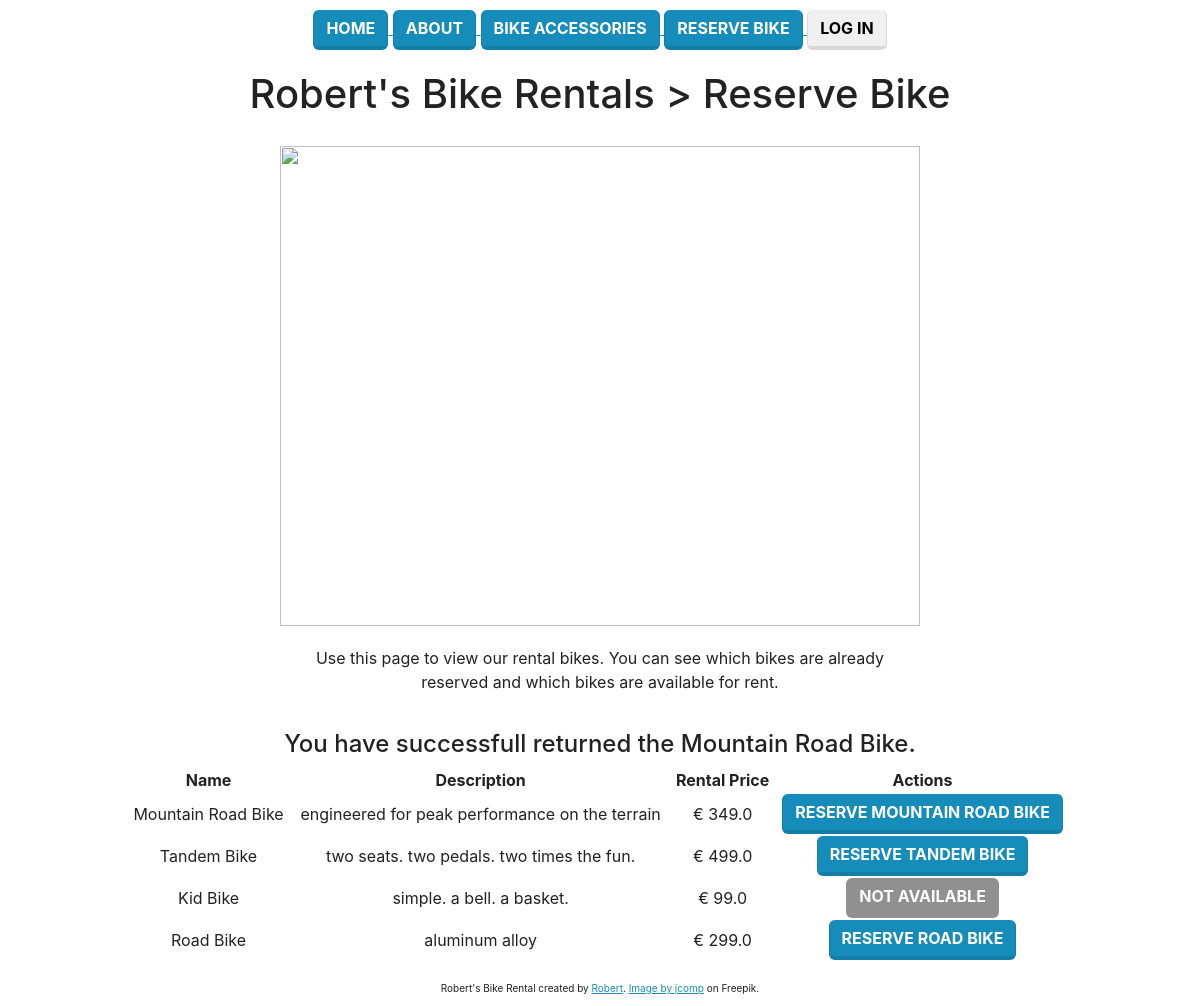
The app's page /bike/return/1/3, older data.
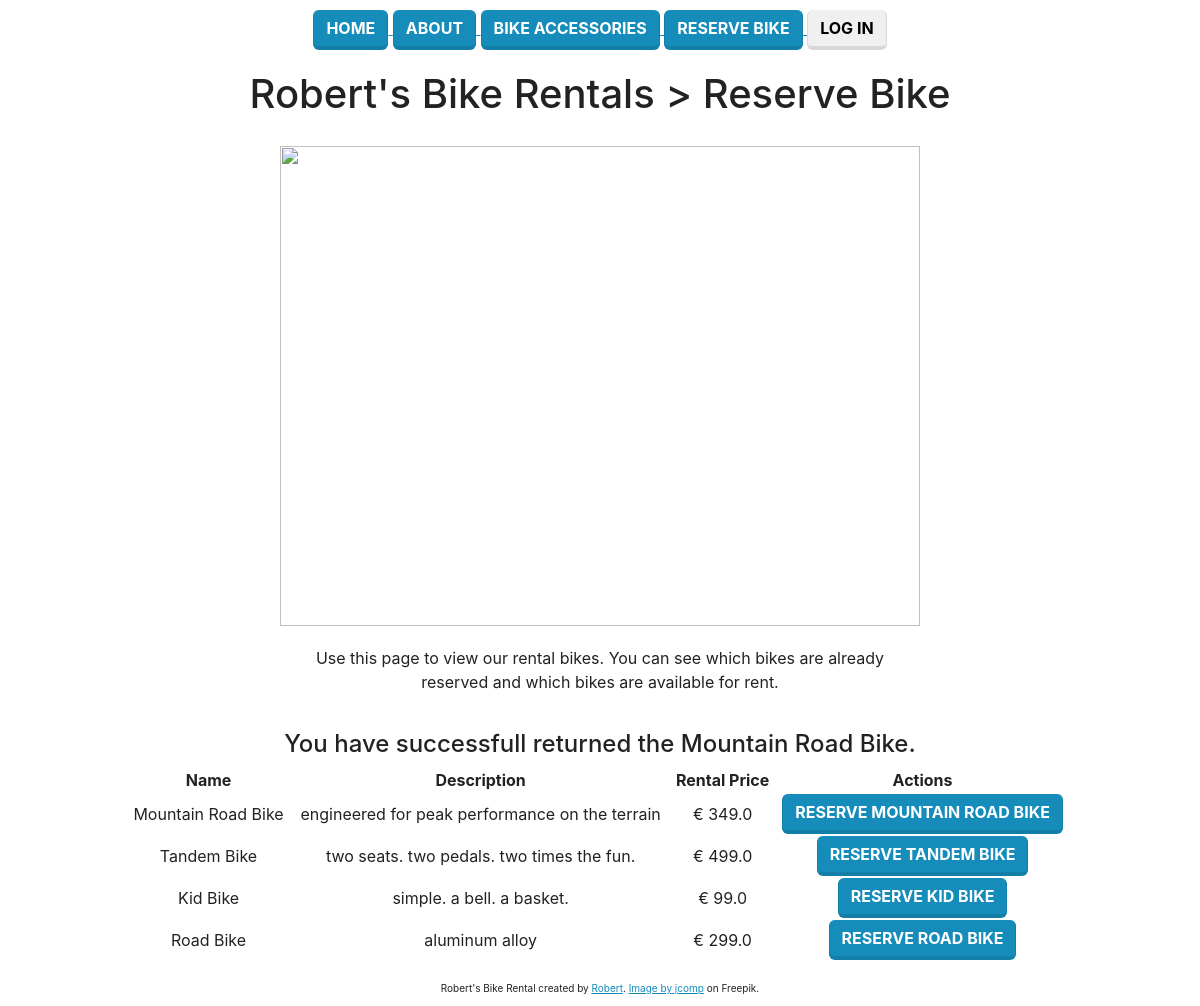
The same page, newer data.
### bike/models.py (models this page shows, shortened)
class Bike(models.Model):
    name = models.CharField("name", max_length=240)
    description = models.CharField("description", max_length=240)
    rental_price = models.FloatField("rental_price", default=999.99)
    rented_user_id =  models.IntegerField("rented_user_id")
    rental_period = models.IntegerField("rental_period", default=1)  # Default 1 day

### bike/views.py (the view)
# urls.py: path("return/<int:pk>/<int:user_pk>", views.returnBike, name="return-bike"),
def returnBike(request, pk, user_pk):
    t = Bike.objects.get(id=pk)
    t.rented_user_id = 0  # change field
    t.save()  # this will update only
    latest_question_list = Bike.objects.all()
    context = {
       "latest_question_list": latest_question_list,
       "status_message": ("You have successfull returned the %s." % t.name),
    }
    if request.user.is_superuser:
        template = loader.get_template("manage.html")
    else:
        template = loader.get_template("reserve.html")
    return HttpResponse(template.render(context, request))

### templates/reserve.html (shortened to what this page needs)
{% load static %}
<!DOCTYPE html>
<html lang="en">
<head>
    <link rel="stylesheet" href="{% static 'css/custom.css' %}">
</head>
<body>
    {% include 'navbar.html' %}
    <h1>Robert's Bike Rentals > Reserve Bike</h1>
    <div>
        <img src="{% static 'img/bicycles-workshop.jpg' %}" height=480 width=640>
    </div>
    <p>Use this page to view our rental bikes. You can see which bikes are already reserved and which bikes are available for rent.</p>
    <div>
        <table id="rent-payment-table" class="center products">
            <thead>
                <tr>
                    <th>Name</th>
                    <th>Description</th>
                    <th>Rental Price</th>
                    <th>Actions</th>
                </tr>
            </thead>
            <tbody>
                {% if status_message %}
                    <h4>{{ status_message }}</h4>
                {% endif %}
                {% if latest_question_list %}
                    {% for question in latest_question_list %}
                        <tr>
                            <td>{{ question.name }}</td>
                            <td>{{ question.description }}</td>
                            <td>&euro; {{ question.rental_price }}</td>
                            {% if question.rented_user_id == user.pk %}
                                <td>
                                    <a href="/bike/return/{{ question.id }}/{{ user.pk }}">
                                        <button type="button" class="btn btn-secondary">Return {{ question.name }}</button>
                                    </a>
                                </td>
                            {% elif question.rented_user_id %}
                                <td>
                                    <button type="button" class="btn btn-dark" disabled>Not Available</button>
                                </td>
                            {% else %}
                                <td>
                                    <a href="/bike/reserve/{{ question.id }}/{{ user.pk }}">
                                        <button type="button" class="btn btn-primary">Reserve {{ question.name }}</button>
                                    </a>
                                </td>
                            {% endif %}
                        </tr>
                    {% endfor %}
                {% else %}
                    <tr>
                        <td colspan="4">No bikes are available for rent.</td>
                    </tr>
                {% endif %}
            </tbody>
        </table>
    </div>
    <div class="footer">
        Robert's Bike Rental created by <a href="https://github.com/gomsur">Robert</a>. <a href="https://www.freepik.com/free-photo/cyclist-sunny-day-bike-adventure-travel-photo_3972810.htm#query=bike&position=0&from_view=search&track=sph">Image by jcomp</a> on Freepik.
    </div>
</body>
</html>

Row changes from the older to the newer data that the page shows:
changed Bike "Kid Bike": name (not shown) → "KID BIKE"; rented_user_id "NOT AVAILABLE" → "RESERVE"
